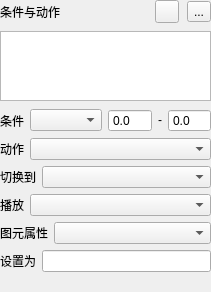
<?xml version="1.0" encoding="UTF-8"?>
<ui version="4.0">
 <class>DataControlForm</class>
 <widget class="QWidget" name="DataControlForm">
  <property name="geometry">
   <rect>
    <x>0</x>
    <y>0</y>
    <width>211</width>
    <height>278</height>
   </rect>
  </property>
  <property name="sizePolicy">
   <sizepolicy hsizetype="Preferred" vsizetype="Preferred">
    <horstretch>0</horstretch>
    <verstretch>0</verstretch>
   </sizepolicy>
  </property>
  <property name="windowTitle">
   <string>Form</string>
  </property>
  <layout class="QVBoxLayout" name="verticalLayout_2">
   <property name="spacing">
    <number>8</number>
   </property>
   <property name="sizeConstraint">
    <enum>QLayout::SizeConstraint::SetDefaultConstraint</enum>
   </property>
   <property name="leftMargin">
    <number>0</number>
   </property>
   <property name="topMargin">
    <number>0</number>
   </property>
   <property name="rightMargin">
    <number>0</number>
   </property>
   <property name="bottomMargin">
    <number>0</number>
   </property>
   <item>
    <layout class="QHBoxLayout" name="horizontalLayout">
     <item>
      <widget class="QLabel" name="label">
       <property name="text">
        <string>条件与动作</string>
       </property>
      </widget>
     </item>
     <item>
      <spacer name="horizontalSpacer">
       <property name="orientation">
        <enum>Qt::Orientation::Horizontal</enum>
       </property>
       <property name="sizeHint" stdset="0">
        <size>
         <width>40</width>
         <height>20</height>
        </size>
       </property>
      </spacer>
     </item>
     <item>
      <widget class="QToolButton" name="addBtn">
       <property name="toolTip">
        <string>添加条件</string>
       </property>
       <property name="text">
        <string/>
       </property>
       <property name="icon">
        <iconset theme="QIcon::ThemeIcon::ListAdd"/>
       </property>
      </widget>
     </item>
     <item>
      <widget class="QToolButton" name="delBtn">
       <property name="toolTip">
        <string>删除条件</string>
       </property>
       <property name="text">
        <string>...</string>
       </property>
       <property name="icon">
        <iconset theme="QIcon::ThemeIcon::ListRemove"/>
       </property>
      </widget>
     </item>
    </layout>
   </item>
   <item>
    <widget class="QTableWidget" name="actionTable">
     <property name="sizePolicy">
      <sizepolicy hsizetype="Preferred" vsizetype="Expanding">
       <horstretch>0</horstretch>
       <verstretch>0</verstretch>
      </sizepolicy>
     </property>
     <property name="sizeAdjustPolicy">
      <enum>QAbstractScrollArea::SizeAdjustPolicy::AdjustIgnored</enum>
     </property>
     <property name="editTriggers">
      <set>QAbstractItemView::EditTrigger::NoEditTriggers</set>
     </property>
     <property name="dragDropOverwriteMode">
      <bool>false</bool>
     </property>
     <property name="selectionMode">
      <enum>QAbstractItemView::SelectionMode::SingleSelection</enum>
     </property>
     <property name="selectionBehavior">
      <enum>QAbstractItemView::SelectionBehavior::SelectRows</enum>
     </property>
    </widget>
   </item>
   <item>
    <widget class="QWidget" name="configWidget" native="true">
     <layout class="QVBoxLayout" name="verticalLayout_3">
      <property name="leftMargin">
       <number>0</number>
      </property>
      <property name="topMargin">
       <number>0</number>
      </property>
      <property name="rightMargin">
       <number>0</number>
      </property>
      <property name="bottomMargin">
       <number>0</number>
      </property>
      <item>
       <layout class="QHBoxLayout" name="horizontalLayout_2">
        <property name="sizeConstraint">
         <enum>QLayout::SizeConstraint::SetNoConstraint</enum>
        </property>
        <item>
         <widget class="QLabel" name="label_2">
          <property name="sizePolicy">
           <sizepolicy hsizetype="Fixed" vsizetype="Preferred">
            <horstretch>0</horstretch>
            <verstretch>0</verstretch>
           </sizepolicy>
          </property>
          <property name="text">
           <string>条件</string>
          </property>
         </widget>
        </item>
        <item>
         <widget class="QComboBox" name="symbolOptions"/>
        </item>
        <item>
         <widget class="QDoubleSpinBox" name="minValueSpin">
          <property name="sizePolicy">
           <sizepolicy hsizetype="Ignored" vsizetype="Fixed">
            <horstretch>0</horstretch>
            <verstretch>0</verstretch>
           </sizepolicy>
          </property>
          <property name="buttonSymbols">
           <enum>QAbstractSpinBox::ButtonSymbols::NoButtons</enum>
          </property>
          <property name="decimals">
           <number>1</number>
          </property>
          <property name="minimum">
           <double>-99999.000000000000000</double>
          </property>
          <property name="maximum">
           <double>99999.000000000000000</double>
          </property>
         </widget>
        </item>
        <item>
         <widget class="QLabel" name="valueSpliter">
          <property name="sizePolicy">
           <sizepolicy hsizetype="Fixed" vsizetype="Fixed">
            <horstretch>0</horstretch>
            <verstretch>0</verstretch>
           </sizepolicy>
          </property>
          <property name="text">
           <string>-</string>
          </property>
         </widget>
        </item>
        <item>
         <widget class="QDoubleSpinBox" name="maxValueSpin">
          <property name="sizePolicy">
           <sizepolicy hsizetype="Ignored" vsizetype="Fixed">
            <horstretch>0</horstretch>
            <verstretch>0</verstretch>
           </sizepolicy>
          </property>
          <property name="buttonSymbols">
           <enum>QAbstractSpinBox::ButtonSymbols::NoButtons</enum>
          </property>
          <property name="decimals">
           <number>1</number>
          </property>
          <property name="minimum">
           <double>-99999.000000000000000</double>
          </property>
          <property name="maximum">
           <double>99999.000000000000000</double>
          </property>
         </widget>
        </item>
       </layout>
      </item>
      <item>
       <layout class="QHBoxLayout" name="horizontalLayout_3">
        <item>
         <widget class="QLabel" name="controlLabel">
          <property name="sizePolicy">
           <sizepolicy hsizetype="Fixed" vsizetype="Preferred">
            <horstretch>0</horstretch>
            <verstretch>0</verstretch>
           </sizepolicy>
          </property>
          <property name="text">
           <string>动作</string>
          </property>
         </widget>
        </item>
        <item>
         <widget class="QComboBox" name="controlOptions"/>
        </item>
       </layout>
      </item>
      <item>
       <widget class="QWidget" name="stateWidget" native="true">
        <layout class="QHBoxLayout" name="horizontalLayout_4">
         <property name="leftMargin">
          <number>0</number>
         </property>
         <property name="topMargin">
          <number>0</number>
         </property>
         <property name="rightMargin">
          <number>0</number>
         </property>
         <property name="bottomMargin">
          <number>0</number>
         </property>
         <item>
          <widget class="QLabel" name="label_5">
           <property name="sizePolicy">
            <sizepolicy hsizetype="Fixed" vsizetype="Preferred">
             <horstretch>0</horstretch>
             <verstretch>0</verstretch>
            </sizepolicy>
           </property>
           <property name="text">
            <string>切换到</string>
           </property>
          </widget>
         </item>
         <item>
          <widget class="QComboBox" name="stateOptions"/>
         </item>
        </layout>
       </widget>
      </item>
      <item>
       <widget class="QWidget" name="animateWidget" native="true">
        <layout class="QHBoxLayout" name="horizontalLayout_5">
         <property name="leftMargin">
          <number>0</number>
         </property>
         <property name="topMargin">
          <number>0</number>
         </property>
         <property name="rightMargin">
          <number>0</number>
         </property>
         <property name="bottomMargin">
          <number>0</number>
         </property>
         <item>
          <widget class="QLabel" name="label_6">
           <property name="sizePolicy">
            <sizepolicy hsizetype="Fixed" vsizetype="Preferred">
             <horstretch>0</horstretch>
             <verstretch>0</verstretch>
            </sizepolicy>
           </property>
           <property name="text">
            <string>播放</string>
           </property>
          </widget>
         </item>
         <item>
          <widget class="QComboBox" name="animationOptions"/>
         </item>
        </layout>
       </widget>
      </item>
      <item>
       <widget class="QWidget" name="propertyWidget" native="true">
        <layout class="QVBoxLayout" name="verticalLayout">
         <property name="leftMargin">
          <number>0</number>
         </property>
         <property name="topMargin">
          <number>0</number>
         </property>
         <property name="rightMargin">
          <number>0</number>
         </property>
         <property name="bottomMargin">
          <number>0</number>
         </property>
         <item>
          <layout class="QHBoxLayout" name="horizontalLayout_7">
           <item>
            <widget class="QLabel" name="label_7">
             <property name="sizePolicy">
              <sizepolicy hsizetype="Fixed" vsizetype="Preferred">
               <horstretch>0</horstretch>
               <verstretch>0</verstretch>
              </sizepolicy>
             </property>
             <property name="text">
              <string>图元属性</string>
             </property>
            </widget>
           </item>
           <item>
            <widget class="QComboBox" name="propertyOptions">
             <property name="sizePolicy">
              <sizepolicy hsizetype="Preferred" vsizetype="Fixed">
               <horstretch>0</horstretch>
               <verstretch>0</verstretch>
              </sizepolicy>
             </property>
            </widget>
           </item>
          </layout>
         </item>
         <item>
          <layout class="QHBoxLayout" name="horizontalLayout_6">
           <item>
            <widget class="QLabel" name="label_8">
             <property name="sizePolicy">
              <sizepolicy hsizetype="Fixed" vsizetype="Preferred">
               <horstretch>0</horstretch>
               <verstretch>0</verstretch>
              </sizepolicy>
             </property>
             <property name="text">
              <string>设置为</string>
             </property>
            </widget>
           </item>
           <item>
            <widget class="QLineEdit" name="propertyValueEdit">
             <property name="sizePolicy">
              <sizepolicy hsizetype="Preferred" vsizetype="Preferred">
               <horstretch>0</horstretch>
               <verstretch>0</verstretch>
              </sizepolicy>
             </property>
             <property name="frame">
              <bool>true</bool>
             </property>
             <property name="clearButtonEnabled">
              <bool>true</bool>
             </property>
            </widget>
           </item>
          </layout>
         </item>
         <item>
          <layout class="QHBoxLayout" name="horizontalLayout_8">
           <item>
            <widget class="QLabel" name="propertyLabel">
             <property name="sizePolicy">
              <sizepolicy hsizetype="Preferred" vsizetype="MinimumExpanding">
               <horstretch>0</horstretch>
               <verstretch>0</verstretch>
              </sizepolicy>
             </property>
             <property name="text">
              <string/>
             </property>
             <property name="margin">
              <number>10</number>
             </property>
            </widget>
           </item>
          </layout>
         </item>
        </layout>
       </widget>
      </item>
     </layout>
    </widget>
   </item>
  </layout>
 </widget>
 <resources/>
 <connections/>
</ui>
